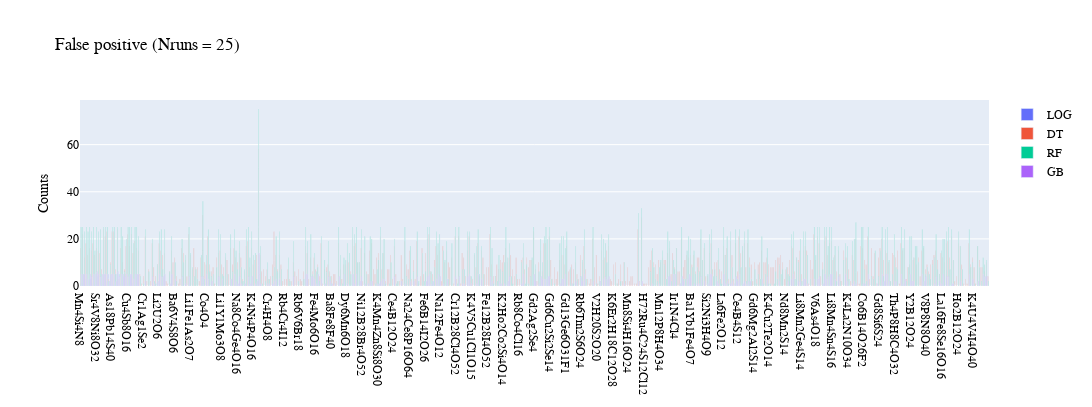
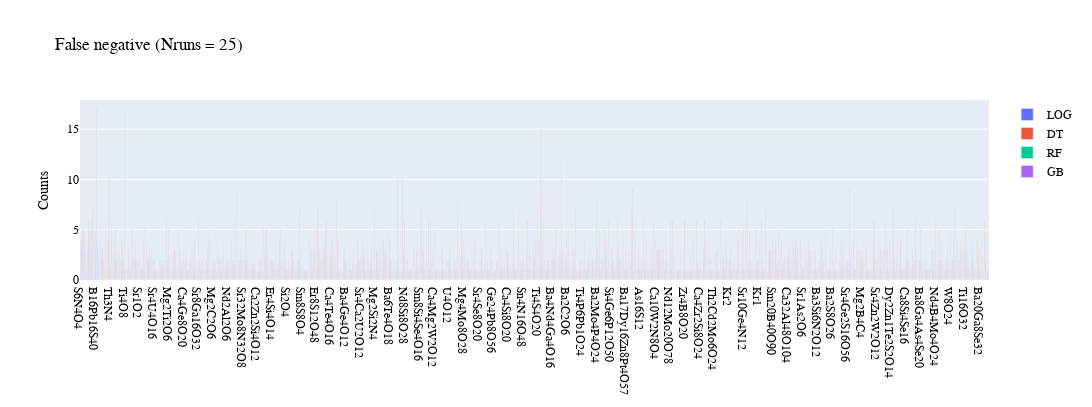

The cell these charts' notebook holds for them, in order:
### Code cell
visualize.plot_confusion_metrics(SupervisedModels, prettyNames, trainingData,
                                 k = numberSplits,
                                 n = numberRuns, 
                       prettyNames = prettyNames,
                             numPC = numberOfPrincipalComponents,
                          approach = InsertApproach)

### Figure 1 — Plotly figure (JSON) as saved in the notebook; plotly's stock layout.template omitted (floating-point values rounded to 4 significant figures; data arrays with more than 128 entries replaced by an {"elided": "..."} marker saying what was removed)
{"data": [{"name": "LOG ", "type": "bar", "x": ["Mn4Si4N8", "Ca4Gd1B3O10", "Sr16Nb16O56", "Ba12Ni4Sb8O36", "Ba4V2Si4O16", "Ti2Fe2O6", "V12Zn4O32", "P4W4O20", "Ba4V6O18", "Sr4V8Ni8O32", "V8Se16O48", "K4Ni4P12O36", "K24Co24P24O96", "Tl4Ni7P6O24", "Ba8Cr4O16", "Ba6Co6Si6O24", "Ba2U2I12", "Eu2Mg2H8", "As18Pb14S40", "Tl2Ni8P6O24", "Tc2B2", "Sn2P2O6", "Mg3Si2O9", "W3O10", "I10N4", "Ca2Co1O3", "Fe2C10O10", "Cu4Sb8O16", "Ba4S8N8O24", "Mn4As12Pb12O36", "In2S6N6O24", "Si18C8N2O36", "Ba4Mn4O12", "Co4Bi24S8O64"], "y": [1, 1, 5, 3, 3, 2, 3, 1, 1, 5, 4, 5, 5, 1, 5, 2, 5, 1, 5, 1, 5, 5, 5, 1, 5, 4, 5, 1, 5, 4, 1, 5, 5, 5]}, {"name": "DT ", "type": "bar", "x": {"elided": "532 str values"}, "y": {"elided": "532 int values"}}, {"name": "RF ", "type": "bar", "x": {"elided": "432 str values"}, "y": {"elided": "432 int values"}}, {"name": "GB ", "type": "bar", "x": {"elided": "271 str values"}, "y": {"elided": "271 int values"}}], "layout": {"autosize": false, "barmode": "group", "font": {"color": "Black", "family": "Palatino", "size": 12}, "height": 407.3, "title": {"text": "False positive (Nruns = 25)"}, "width": 2193.0, "yaxis": {"title": {"text": "Counts"}}}}

### Figure 2 — Plotly figure (JSON) as saved in the notebook; plotly's stock layout.template omitted (floating-point values rounded to 4 significant figures; data arrays with more than 128 entries replaced by an {"elided": "..."} marker saying what was removed)
{"data": [{"name": "LOG ", "type": "bar", "x": ["S6N4O4", "Ba3Ti3B2O12", "As4P4O20", "Ba4Zn2Ge4S12O2", "Ca10P6Se1O24", "Ba4N8O16", "Mg2Al2Se5", "Ca10P6O25", "Ba15Pt6O27", "Ti4Zn8O16", "Sr4Al8Si4N8O12", "Ru8O32", "Ca11Si4S1O18", "Ba1Mo4P2O16", "Ti20P16O80", "Mo12S12O72", "Ru4C12Se4O12", "B16Pb16S40", "Ba3Zn3Te1P2O14", "Ba4Cr4O16", "Sr25Ti39O103", "B100S150"], "y": [2, 4, 3, 3, 1, 3, 1, 1, 3, 2, 4, 3, 4, 6, 5, 1, 4, 2, 1, 3, 4, 1]}, {"name": "DT ", "type": "bar", "x": {"elided": "1137 mixed values"}, "y": {"elided": "1137 int values"}}, {"name": "RF ", "type": "bar", "x": ["Sn2Se2", "Mg1Se1", "Ba4Zn2Ge4S12O2", "Cr4Cd4O16", "Ba4Cr4O16", "Mg2B18N2", "Sr4Cr4O16", "Sr12B12N12O12", "Ba2Mo4P4O24", "Ba1Mo4P2O16", "Ba8Cr16O56", "Ru20C56S8O56", "Pb2S2", "Ba4Cr4O16", "Nd4B4Mo4O24", "Mo4N8O32", "Sr25Ti39O103", "Sr2Mo4Se4O22", "Ba6Ru6O30", "Ru6C18Se4O18", "Si72O144"], "y": [2, 1, 1, 2, 1, 1, 1, 1, 8, 3, 3, 1, 2, 3, 1, 1, 3, 1, 1, 4, 1]}, {"name": "GB ", "type": "bar", "x": ["B12O2", "N4O8", "W2Se4", "P2Pd3S8", "Al2Zn1Te4", "Ba2Nd4Pd2O10", "Sn2Se2", "Ba3Ti3B2O12", "Mg1Te1", "Ba4Zn2Ge4S12O2", "Ba4Cr4O16", "As8O16", "U2Se2O10", "Mo4As8O28", "P4Pd2O12", "P8Pt4O28", "U2B4O12", "Ti4S4O20", "Sr4Cr4O16", "Sr4Al8Si4N8O12", "Ba2Mo4P4O24", "Ba1Mo4P2O16", "Mg4U4B8O28", "Sm28B4P8O68", "Ba4U4Ti4O24", "Ba8Cr16O56", "Os16C52S8O52", "Ru20C56S8O56", "Pb2S2", "Ba4Cr4O16", "Si2P8Pd2Pb2O28", "Ba6C12N12O12", "Mo4N8O32", "Sr25Ti39O103", "Ba6Ru6O30", "Sr5Ti7O19", "Ru6C18Se4O18", "Sm8Th4S20", "Si72O144"], "y": [1, 1, 1, 1, 1, 1, 1, 1, 1, 1, 1, 1, 1, 1, 1, 1, 1, 1, 1, 1, 3, 5, 1, 1, 1, 1, 1, 1, 2, 2, 5, 1, 2, 2, 2, 2, 3, 1, 1]}], "layout": {"autosize": false, "barmode": "group", "font": {"color": "Black", "family": "Palatino", "size": 12}, "height": 407.3, "title": {"text": "False negative (Nruns = 25)"}, "width": 1096.0, "yaxis": {"title": {"text": "Counts"}}}}
